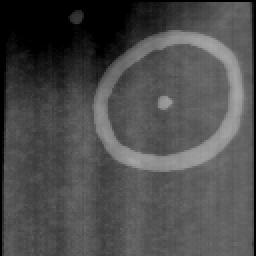
%> input picture lab_6/nuf0c.tif, 128 x 128 px (shown 2 times larger)
$ octave demoB.m   (GNU Octave 9; MATLAB toolbox functions it lacks are replaced by stand-ins)
%> lines starting %> are read from the running program, lines starting %| are printed output that depends on the picture; in (x1, y1, x2, y2) boxes, pixels count from 0 and x2, y2 are one past the last pixel; in counts of white or black regions, pixels touching at a corner belong together; the program's own positions count from 1
### lab_6/hysteresis.m
function [outIm] = hysteresis(a, b, c, show_growing)
    %UNTITLED Summary of this function goes here
    %   Detailed explanation goes here
    while true
        e = b;
        d = imdilate(b, ones(3)); %SE8
        b = d .* c;
        if show_growing
            pause(0.2);
            colormap(gray(256))
            figure(1); imagesc(b, [0 1]);
            axis image; title('image b');
        end
        if isequal(e, b)
            break
        end

    end

    outIm = b;
end

### lab_6/demoB.m
close all; clc; clear all;
nuf = double(imread('nuf0c.tif'));
%> nuf: size 128x128 double; min 0, max 169, mean 75.9; mean of the top-left, top-right, bottom-left and bottom-right quarters 36.2, 89.5, 79.4, 98.5
binvect = [0:1:255];
histo = hist(nuf(:), binvect);
%> histo = 256 values, max 1593 at index 1, min 0 at index 169, mean 64
T2 = 105;
T1 = 1.41 * (T2);
imT1 = nuf > T1;
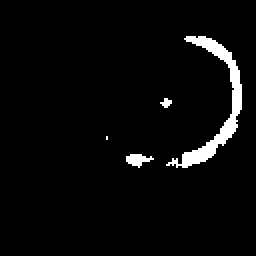
%> imT1: size 128x128 logical (shown 2 times larger); 3.5% white; 4 white regions (2 under 20 px), largest, box (x1, y1, x2, y2) and area: (83, 18, 121, 84) 502, (63, 77, 77, 84) 56
imT2 = nuf > T2;
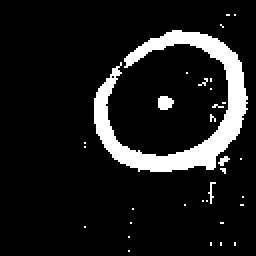
%> imT2: size 128x128 logical (shown 2 times larger); 10.7% white; 32 white regions (30 under 20 px), largest, box (x1, y1, x2, y2) and area: (47, 15, 124, 86) 1610, (79, 48, 87, 55) 45
imHysteresis = hysteresis(nuf, imT1, imT2, true);
%> the loop in hysteresis, `while true` made 38 passes
%> pass 1, in hysteresis, `d = imdilate(b, ones(3));`:
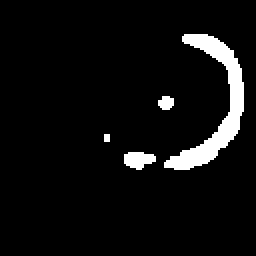
%> d: size 128x128 logical (shown 2 times larger); 5.7% white; 4 white regions (1 under 20 px), largest, box (x1, y1, x2, y2) and area: (82, 17, 122, 85) 780, (62, 76, 78, 85) 104, (79, 48, 87, 55) 44
%> pass 2, in hysteresis, `d = imdilate(b, ones(3));`:
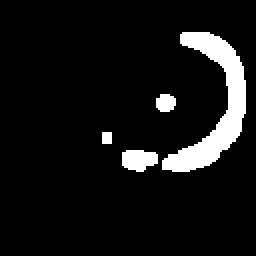
%> d: size 128x128 double (shown 2 times larger); values 0 (black) and 1 (white), 7.9% white; 4 white regions, box (x1, y1, x2, y2) and area: (81, 16, 123, 86) 1040, (61, 75, 79, 86) 156, (78, 47, 88, 56) 74, (51, 66, 56, 72) 30
%> pass 2, in hysteresis, `b = d .* c;`:
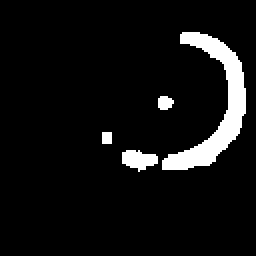
%> b: size 128x128 double (shown 2 times larger); values 0 (black) and 1 (white), 6.8% white; 4 white regions, box (x1, y1, x2, y2) and area: (81, 16, 123, 85) 902, (61, 75, 79, 86) 132, (79, 48, 87, 55) 45, (51, 66, 56, 72) 30
%> in hysteresis, `outIm = b;`:
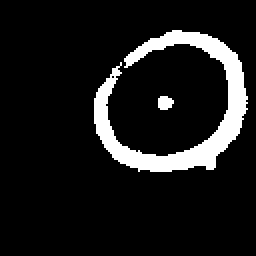
%> outIm: size 128x128 double (shown 2 times larger); values 0 (black) and 1 (white), 10.1% white; 2 white regions, box (x1, y1, x2, y2) and area: (47, 15, 124, 86) 1610, (79, 48, 87, 55) 45
% Figures post-processed
% ======================
figure(1)
colormap(gray(256))
subplot(2, 3, 1), imagesc(nuf, [0 255]);
axis image; title('new image nuf0c'); colorbar
subplot(2, 3, 2), plot(binvect, histo, ' .- b');
axis tight; title('histogram')
subplot(2, 3, 4), imagesc(imT1, [0 1]);
axis image; title('thresholded image T1')
subplot(2, 3, 5), imagesc(imT2, [0 1]);
axis image; title('thresholded image T2')
subplot(2, 3, 6), imagesc(imHysteresis, [0 1]);
axis image; title('resulting image')
%> after `title('resulting image')`:
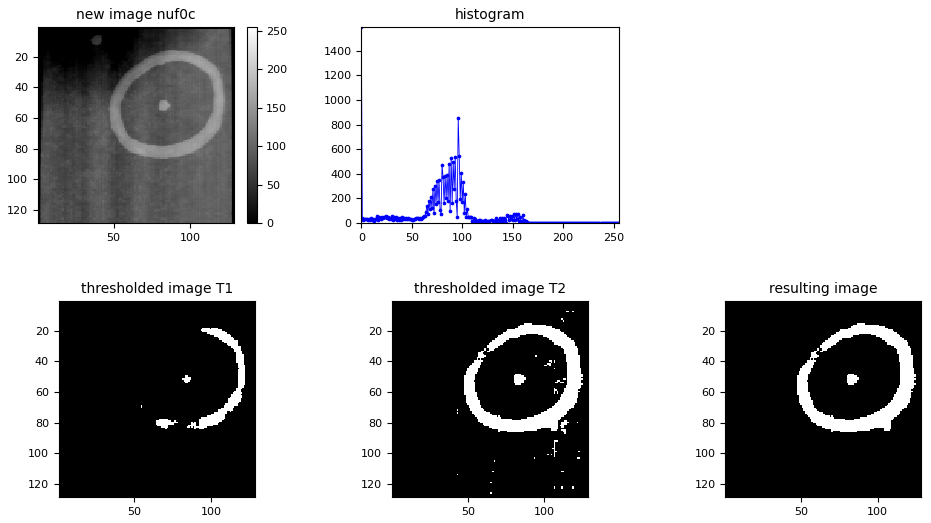
%> figure redrawn from the program's plot data, 5 panels
